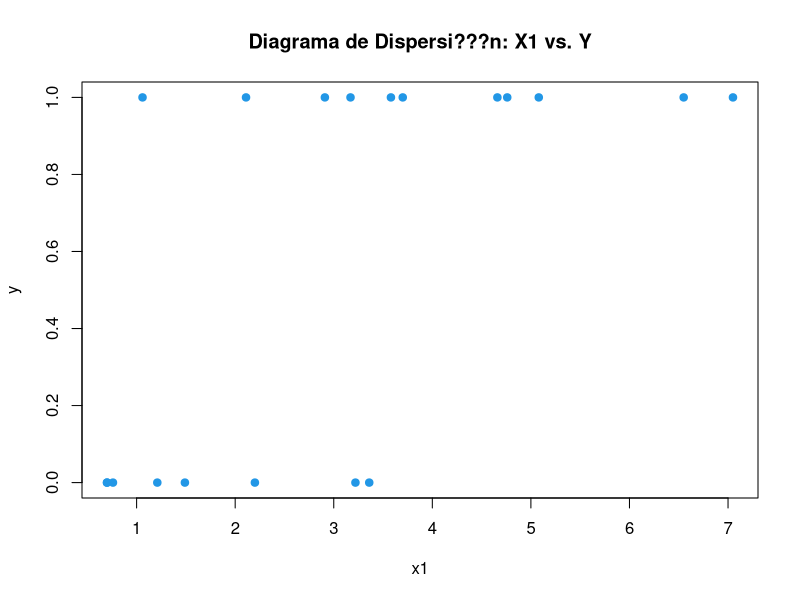
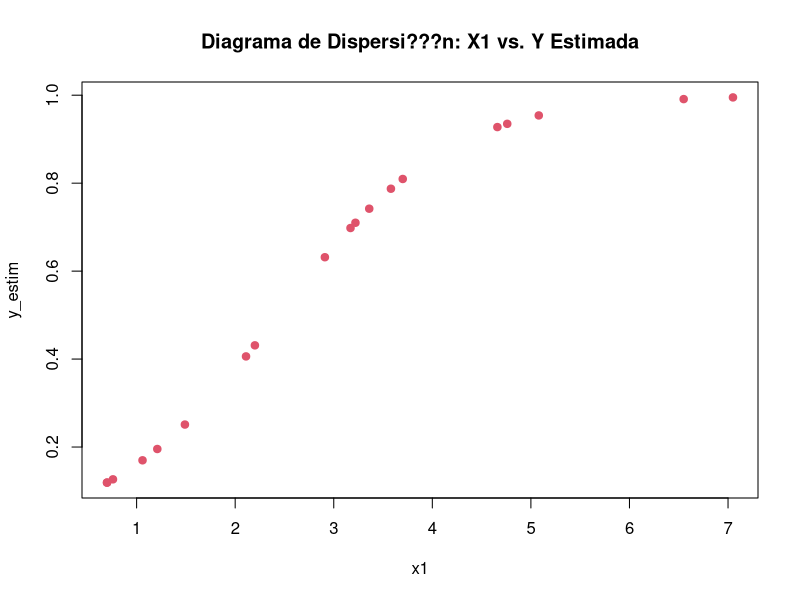
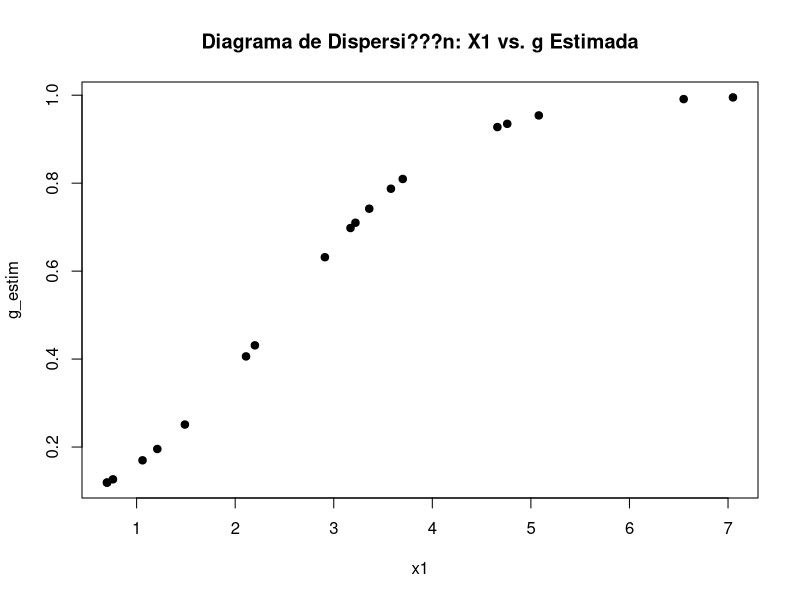

The R script that drew these images, in order:
####################################################
################    Chocolate    ################### 
####################################################

#Datos del Ejercicio:
x1 = c(3.17,3.58,1.49,2.91,0.76,3.70,5.08,2.11,2.20,4.76,7.05,3.36,3.22,6.55,0.70,1.06,4.66,0.70,1.21) #vector de precio
y = c(1,1,0,1,0,1,1,1,0,1,1,0,0,1,0,1,1,0,0) #vector de evaluaci???n
i = c(1:length(x1))  #vector del n???mero de fabricantes 

#################################################################
#################### Regresi???n Logistica ########################

par(mfrow=c(1,1)) # varios gr???ficos en una sola pantalla
plot(x1, y, pch = 19, col=12, main="Diagrama de Dispersi???n: X1 vs. Y") #grafico de dispersion x1
choco = glm(y ~ x1,family=binomial()) #calculo de la regresion lineal (funcion directa)
print (summary(choco)) #resumen de los resultados de la regresion lineal 
y_estim = exp(choco$coefficients[1]+choco$coefficients[2]*x1) / (1+exp(choco$coefficients[1]+choco$coefficients[2]*x1)) #ecuacion de regresion logistica estimada
plot(x1, y_estim, pch = 19, col=18, main="Diagrama de Dispersi???n: X1 vs. Y Estimada") #grafico de dispersion x1

#################################################################
########################### LOGIT ###############################

choco2 = glm(y ~ x1,family=binomial("logit")) #calculo de la regresion lineal (funcion directa)
print (summary(choco2)) #resumen de los resultados de la regresion lineal logit
g_estim = exp(choco2$coefficients[1]+choco2$coefficients[2]*x1) / (1+exp(choco2$coefficients[1]+choco2$coefficients[2]*x1)) #ecuacion de regresion logistica estimada logit
plot(x1, g_estim, pch = 19, col=17, main="Diagrama de Dispersi???n: X1 vs. g Estimada") #grafico de dispersion x1

#################################################################
########################## ODDS Ratio ###########################
odds_x1 = exp(choco$coefficients[2]) #odds para x1